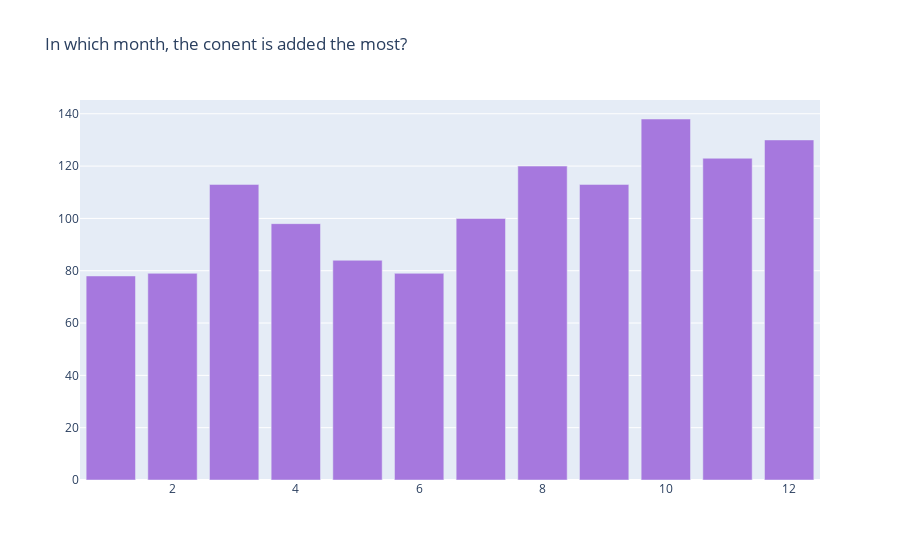

The notebook cell this image was saved under:
### Markdown cell above
**In which month,films and movies are added the most**

### Code cell
col = 'month_added'
vc1 = d1[col].value_counts().reset_index()
vc1 = vc1.rename(columns = {col : "count", "index" : col})
vc1['percent'] = vc1['count'].apply(lambda x : 100*x/sum(vc1['count']))
vc1 = vc1.sort_values(col)

trace1 = go.Bar(x=vc1[col], y=vc1["count"], name="TV Shows", marker=dict(color="#a678de"))
data = [trace1]
layout = go.Layout(title="In which month, the conent is added the most?", legend=dict(x=0.1, y=1.1, orientation="h"))
fig = go.Figure(data, layout=layout)
fig.show()

### Figure 1 — Plotly figure (JSON) as saved in the notebook; plotly's stock layout.template omitted (floating-point values rounded to 4 significant figures)
{"data": [{"marker": {"color": "#a678de"}, "name": "TV Shows", "type": "bar", "x": [1, 2, 3, 4, 5, 6, 7, 8, 9, 10, 11, 12], "y": [78, 79, 113, 98, 84, 79, 100, 120, 113, 138, 123, 130]}], "layout": {"legend": {"orientation": "h", "x": 0.1, "y": 1.1}, "title": {"text": "In which month, the conent is added the most?"}}}
